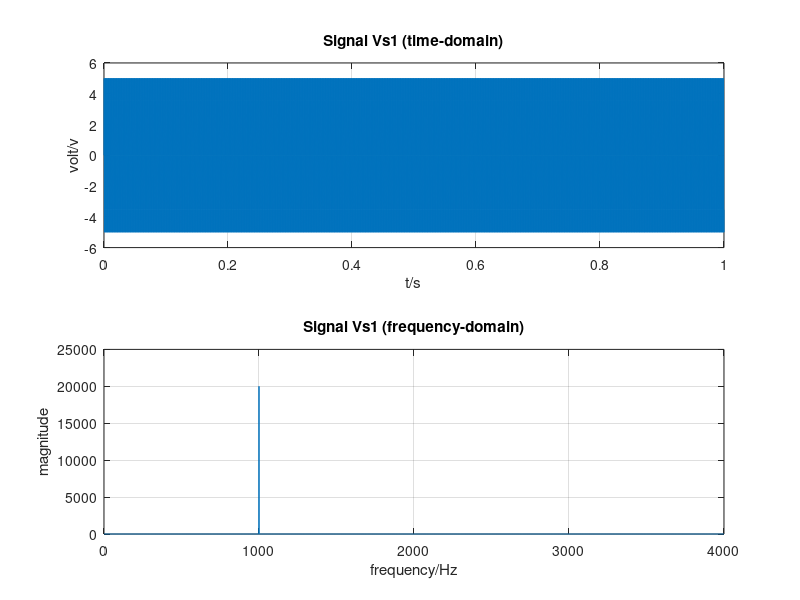
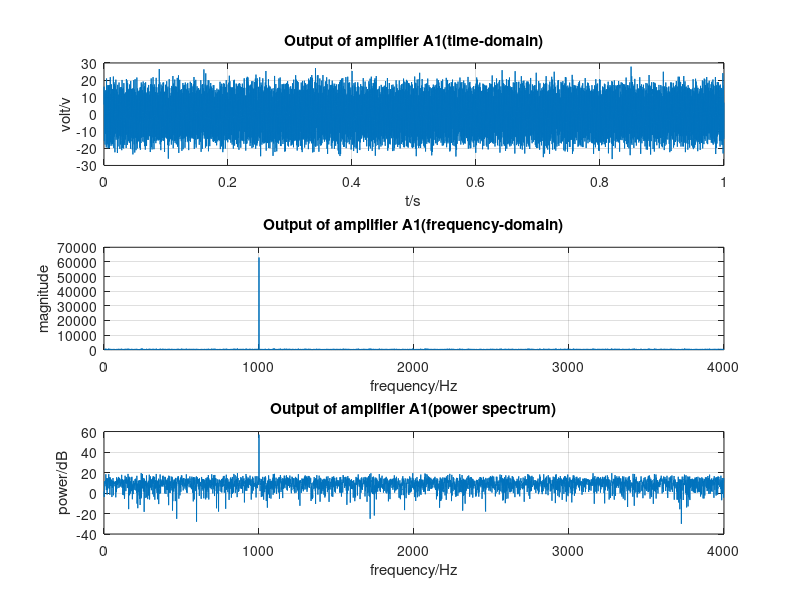

MATLAB code to generate these figures, in order:
close all; clear all;

%% Generate signal Vs1
% parameter
fs = 8000;                                                                  % sampling frequency in Hz
f = 1000;                                                                   % frequency of signal Vs1 in Hz
A = 5;                                                                      % amplitude of signal Vs1 in watts
t = 0:1/fs:1-1/fs;                                                          % length of x-axis

% generate signal Vs1
Vs1 = A*sin(2*pi*f*t);                                                      

% plot Vs1 in time domain
figure;
subplot(2,1,1);
plot(t, Vs1);
title('Signal Vs1 (time-domain)');
xlabel('t/s'); ylabel('volt/v'); grid on;

% plot Vs1 in frequency domain
N = length(Vs1);                                                            % length of signal Vs1
fftVs1 = fft(Vs1);                                                         
fax_Hz = (0:N-1)*(fs/N);                                                    % frequency axis
subplot(2,1,2);
plot(fax_Hz(1:ceil(N/2)), abs(fftVs1(1:ceil(N/2))));                        % plot single sided frequency spectrum
title('Signal Vs1 (frequency-domain)');
xlabel('frequency/Hz'); ylabel('magnitude'); grid on;

%% Amplifier A1
% parameter
G1 = 10;                                                                    % gain in dB
Ph1 = 45;                                                                   % added phase in 
snr = 10;                                                                   % snr

% add phase
Ph1 = Ph1*pi/180;                                                           % convert degree to rad
Vs1 = A*sin(2*pi*f*t+Ph1);                                                  % add phase to signal Vs1

% add noise
Amp1 = awgn(Vs1, snr, 'measured');                                          % add amplifier noise to signal Vs1
powerVs1 = sum(Vs1.^2)/N;                                                   % calculate the signal power of Vs1
powerVs1 = 10*log10(powerVs1);                                              % signal power in dB
Vn1 = snr-powerVs1;                                                         % calculate the noise power
% add gain
G1 = 10^(G1/20);                                                            % convert voltage gain from dB to linear
Amp1 = Amp1.* G1;                                                           % amplify signal Vs1

% plot output of amplifier A1 in time domain
figure;
subplot(3,1,1);
plot(t,Amp1); hold on;
% plot(t,ampNoise); hold on;
% plot(t,Vs1); hold on;
title('Output of amplifier A1(time-domain)');
xlabel('t/s'); ylabel('volt/v'); grid on;

% plot output of amplifier A1 in frequency domain
fftA1 = fft(Amp1);                                                         
subplot(3,1,2);
plot(fax_Hz(1:ceil(N/2)), abs(fftA1(1:ceil(N/2))));                         % plot single sided frequency spectrum
title('Output of amplifier A1(frequency-domain)');
xlabel('frequency/Hz'); ylabel('magnitude'); grid on;

% plot power spectrum of output of amplifier A1
absfftA1 = abs(fftA1);                                                      
powerAmp1 = absfftA1.^2/(N);
subplot(3,1,3);
plot(fax_Hz(1:ceil(N/2)) ,10*log10(powerAmp1(1:ceil(N/2)))); grid on;       % plot power spectrum in dB
title('Output of amplifier A1(power spectrum)');
xlabel('frequency/Hz'); ylabel('power/dB'); grid on;




